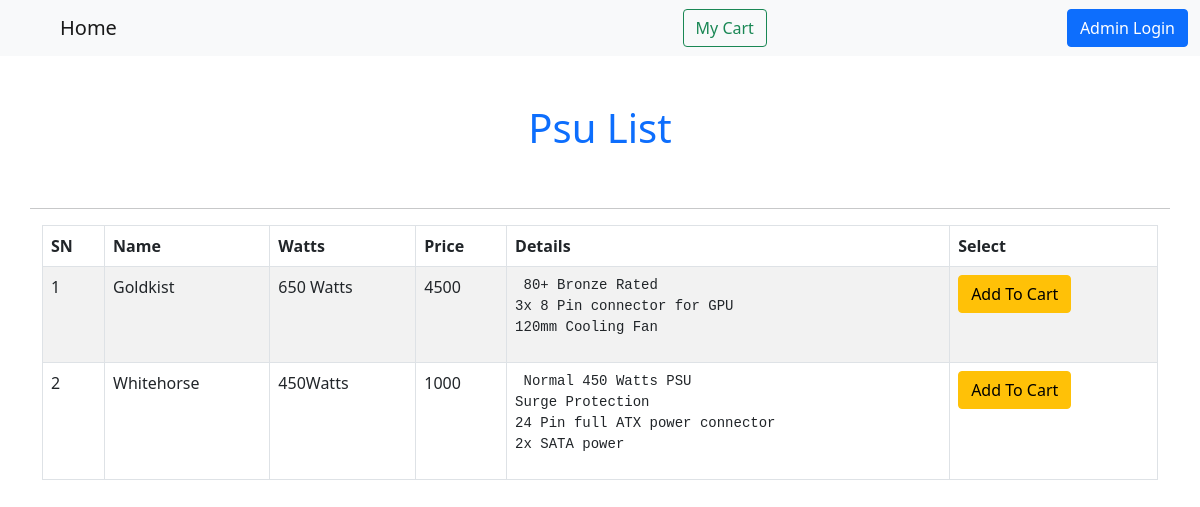
Screenshot of /psu.php with the database file from the repository.
### tables this page shows
CREATE TABLE `psu` (
  `ps_id` int(11) NOT NULL,
  `ps_name` varchar(255) NOT NULL,
  `ps_watt` varchar(15) NOT NULL,
  `ps_price` int(20) NOT NULL,
  `ps_details` varchar(255) NOT NULL
);

### psu.php (the view, shortened to what this page needs)
<?php
include_once 'header.php';
?>
<!DOCTYPE html>
<html lang="en">
<head>
    <link rel="stylesheet" href="css/bootstrap.min.css">
    <link rel="stylesheet" href="css/style.css">
</head>
<body>
    <div class="container">
    <div class="row">
        <div class="">
            <h1 class="text-center py-5 text-primary">Psu List</h1>
        </div>
  <hr>
  </div>
  <table class="table table-striped table-bordered" >
  <thead>
    <tr>
      <th>SN</th>
      <th>Name</th>
      <th>Watts</th>
      <th>Price</th>
      <th>Details</th>
      <th>Select</th>
    </tr>
  </thead>
  <tbody>
  <?php
include_once 'admin/dbconn.php';
$select = "SELECT * FROM psu";
$run = mysqli_query($conn,$select);
while($row_psu = mysqli_fetch_array($run)){
    $ps_id = $row_psu['ps_id'];
    $ps_name = $row_psu['ps_name'];
    $ps_watt = $row_psu['ps_watt'];
    $ps_price = $row_psu['ps_price'];
    $ps_details = $row_psu['ps_details'];
  ?>
    <tr>
    <form action="" method="post">
      <td><?php echo $ps_id; ?></td>
      <td><?php echo $ps_name; ?></td>
      <td><?php echo $ps_watt; ?></td>
      <td><?php echo $ps_price; ?></td>
      <td><?php echo "<pre>".$ps_details."</pre>"; ?></td>
      <td><input type="submit" value="Add To Cart" name="add_to_cart" class="btn btn-warning btn-block "></td>
      </form>
    </tr>
<?php  } ?>
  </tbody>
</table>
</div>
</body>
</html>

### css/style.css (style rules this page uses)
* { margin: 0; padding: 0; }

### rows the page displays
psu: ps_id "1", ps_name "Goldkist", ps_watt "650 Watts", ps_price "4500", ps_details "80+ Bronze Rated 3x 8 Pin connector for GPU 120mm Cooling Fan"
psu: ps_id "2", ps_name "Whitehorse", ps_watt "450Watts", ps_price "1000", ps_details "Normal 450 Watts PSU Surge Protection 24 Pin full ATX power connector 2x SATA power"
